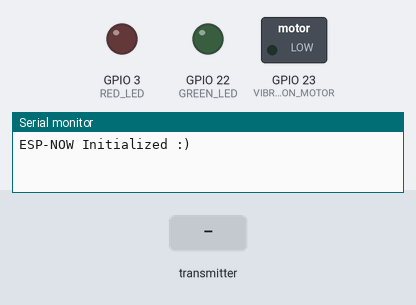
Simulated run of this sketch. Board: ESP32. Parts: switched loads named in the sketch (green lamp = pin HIGH), output pins drawn as LEDs (lit = HIGH), the last lines printed to the serial monitor. The inputs (shaded band) are chosen by the test bench.

Above: at 1.2 s.
1.3 s: the transmitter starts sending temperature = 0
At 2.2 s:
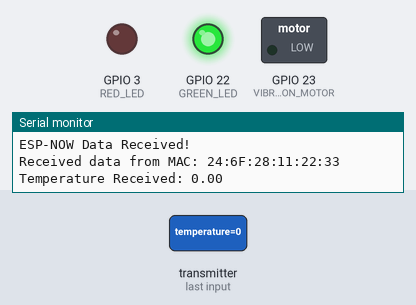
2.8 s: the transmitter starts sending temperature = 100
Timing chart, 0 to 17.3 s (numbered marks = the images above; inputs shaded):
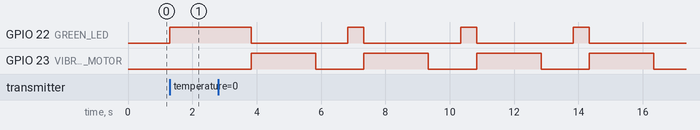

The sketch:

Receiver.ino
```cpp
#include <esp_now.h>
#include <WiFi.h>

#define VIBRATION_MOTOR 23
#define RED_LED 3
#define GREEN_LED 22

typedef struct struct_message {
  float temperature;
} struct_message;

struct_message incomingData;

void OnDataRecv(const esp_now_recv_info_t *info, const uint8_t *data, int len) {
  Serial.println("ESP-NOW Data Received!");


  Serial.print("Received data from MAC: ");
  for (int i = 0; i < 6; i++) {
    Serial.printf("%02X", info->src_addr[i]);
    if (i < 5) Serial.print(":");
  }
  Serial.println();

  memcpy(&incomingData, data, sizeof(incomingData));

  Serial.print("Temperature Received: ");
  Serial.println(incomingData.temperature);


  digitalWrite(GREEN_LED, HIGH);
  delay(500);
  digitalWrite(GREEN_LED, LOW);


  if (incomingData.temperature == 79.567) {
    Serial.println("Sensor error detected! :(");
    digitalWrite(RED_LED, HIGH);
  } else {
    digitalWrite(RED_LED, LOW);
  }


  if (incomingData.temperature >= 93) {
    Serial.println("High Temp Detected! Motor ON");
    digitalWrite(VIBRATION_MOTOR, HIGH);
    delay(2000);
    digitalWrite(VIBRATION_MOTOR, LOW);
    delay(1000);
    Serial.println("Motor OFF!!");
  } else {
    Serial.println("Temperature is below 100°C. No vibration.");
  }
}

void setup() {
  Serial.begin(115200);
  WiFi.mode(WIFI_STA);

  pinMode(VIBRATION_MOTOR, OUTPUT);
  pinMode(RED_LED, OUTPUT);
  pinMode(GREEN_LED, OUTPUT);

  digitalWrite(VIBRATION_MOTOR, LOW);
  digitalWrite(RED_LED, LOW);
  digitalWrite(GREEN_LED, LOW);

  if (esp_now_init() != ESP_OK) {
    Serial.println("ESP-NOW Init Failed :(");
    return;
  }
  Serial.println("ESP-NOW Initialized :)");

  esp_now_register_recv_cb(OnDataRecv);
}

void loop() {

}
```

Measured:
- after the input at 1.3 s, GPIO 22 (GREEN_LED): LOW → HIGH at once
- after the input at 2.8 s, GPIO 22 (GREEN_LED): alternates HIGH for 0.50 s and LOW for 3.0 s, starting after 1.0 s; GPIO 23 (VIBRATION_MOTOR): alternates HIGH for 2.0 s and LOW for 1.5 s, starting after 1.0 s
